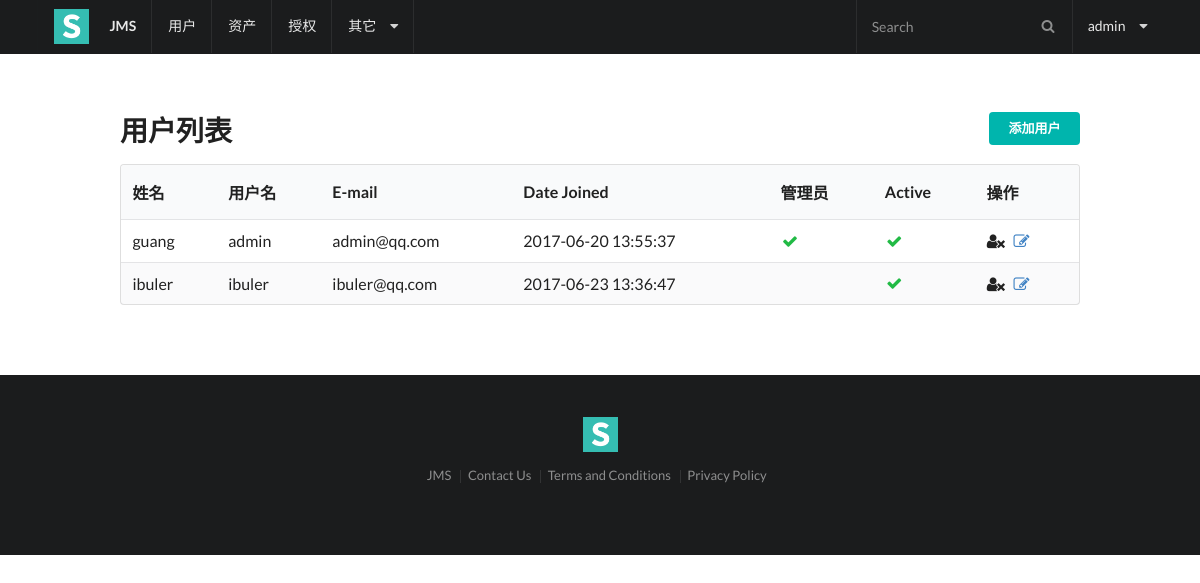
The app's page /users/ (signed in), older data.
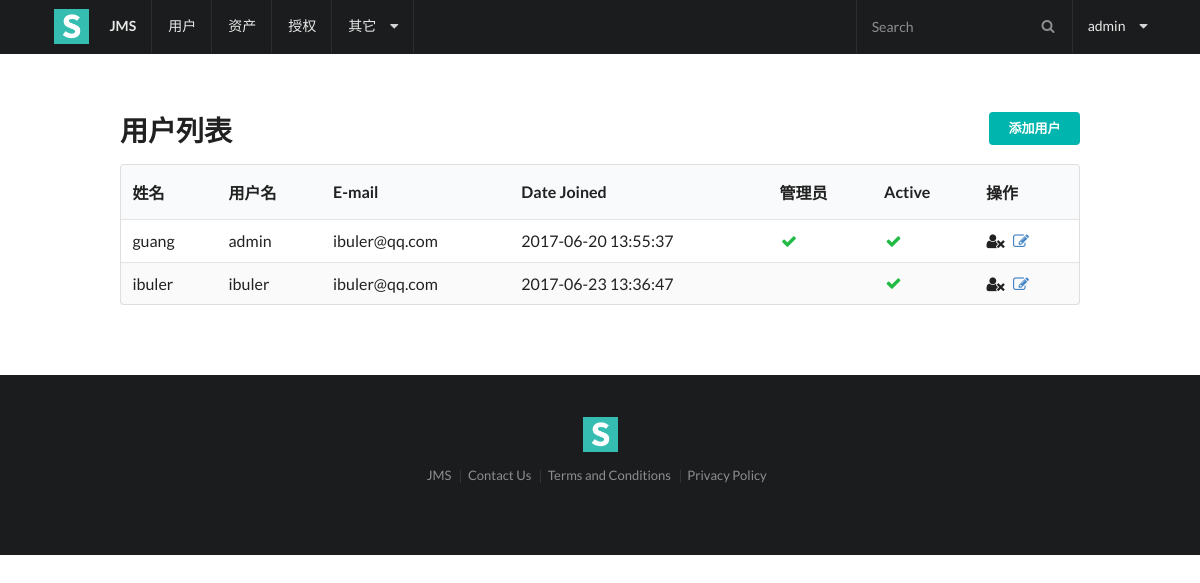
The same page, newer data.
### users/models.py (models this page shows, shortened)
class User(AbstractUser):
    name = models.CharField(max_length=32, help_text="这是一个名字")
    wechat = models.CharField(max_length=128)

### users/views.py (the view)
@login_required(login_url=reverse_lazy('users:login'))
@user_passes_test(lambda user: user.is_superuser)
def user_list(request):
    users = User.objects.all()
    form = UserAddForm()
    return render(request, 'users/list.html', {'users': users, 'form': form})

### users/forms.py
class UserAddForm(ModelForm):
    class Meta:
        model = User
        fields = ['name', 'username', 'password', 'email']
        widgets = {
            'name': TextInput(attrs={'placeholder': 'Name'}),
            'username': TextInput(attrs={'placeholder': 'username'}),
            'password': PasswordInput(attrs={'placeholder': 'password'}),
            'email': EmailInput(attrs={'placeholder': 'email'})
        }

### users/templates/users/list.html (shortened to what this page needs)
{% extends 'base.html' %}
{% block content %}
    <div class="ui right floated small teal labeled button" id="user_add_btn"> 添加用户</div>
    <h1 class="ui header">用户列表</h1>
    <table class="ui striped table">
        <thead>
        <tr>
            <th>姓名</th>
            <th>用户名</th>
            <th>E-mail</th>
            <th>Date Joined</th>
            <th>管理员</th>
            <th>Active</th>
            <th>操作</th>
        </tr>
        </thead>
        <tbody>
        {% for user in users %}
            <tr {% if not user.is_active %} class="error" {% endif %}>
                <td>{{ user.name }}</td>
                <td>{{ user.username }}</td>
                <td>{{ user.email }}</td>
                <td>{{ user.date_joined|date:"Y-m-d H:i:s" }}</td>
                {% if user.is_superuser %}
                    <td class="aligned">
                        <i class="green checkmark icon"></i>
                    </td>
                {% else %}
                    <td></td>
                {% endif %}
                {% if not user.is_active %}
                    <td class="error"><i class="remove icon"></i></td>
                {% else %}
                    <td class="aligned">
                        <i class="green checkmark icon"></i>
                    </td>
                {% endif %}
                <td>
                    <i class="remove user icon" href="{% url 'users:del' user.id %}" ></i>
                    <a href="{% url 'users:update' user.id %}" ><i class="edit icon"></i></a>
                </td>
            </tr>
        {% endfor %}
        </tbody>
    </table>
{% endblock %}

### templates/base.html (shortened to what this page needs)
{% load staticfiles %}
<html>
<head>
    <link rel="stylesheet" type="text/css" href="{% static 'semantic/semantic.min.css' %}">
</head>
<body>
    <div class="ui fixed inverted menu">
        <div class="ui container">
            <a href="#" class="header item">
              <img class="logo" src="{% static 'img/logo.png' %}">
              JMS
            </a>
            <a href="{% url 'users:list' %}" class="item">用户</a>
            <a href="{% url 'assets:list' %}" class="item">资产</a>
            <a href="{% url 'perms:list' %}" class="item">授权</a>
            <div class="ui simple dropdown item">
                其它<i class="dropdown icon"></i>
            </div>
            <div class="right menu">
                <div class="item">
                  <div class="ui transparent inverted icon input">
                    <i class="search icon"></i>
                    <input type="text" placeholder="Search">
                  </div>
                </div>
                <div class="ui simple dropdown item">
                {{ request.user.username }} <i class="dropdown icon"></i>
            </div>
            </div>
        </div>
    </div>
    <div class="ui main text container">
        {% block content %}
        {% endblock %}
    </div>
    <div class="ui inverted vertical footer segment">
        <div class="ui center aligned container">
            <img src="{% static 'img/logo.png' %}" class="ui centered mini image">
            <div class="ui horizontal inverted small divided link list">
                <a class="item" href="#">JMS</a>
                <a class="item" href="#">Contact Us</a>
                <a class="item" href="#">Terms and Conditions</a>
                <a class="item" href="#">Privacy Policy</a>
            </div>
        </div>
    </div>
</body>
</html>

Row changes from the older to the newer data that the page shows:
changed User "guang": email "admin@qq.com" → "ibuler@qq.com"
